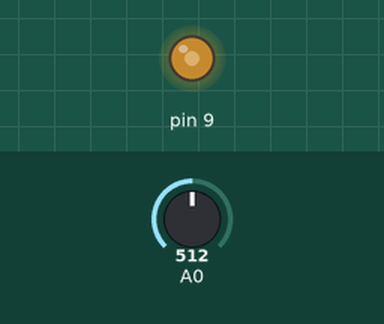
This sketch was run on a simulated Arduino Uno, built with avr-gcc and run on an emulated ATmega328P. Parts: output pins drawn as LEDs (lit = HIGH). The inputs (shaded band) are chosen by the test bench; at power-on: A0 = 512. What the sketch prints to the serial monitor is not drawn.

Above: at 0.1 s.
Timing chart, 0 to 1.6 s (numbered marks = the images above):
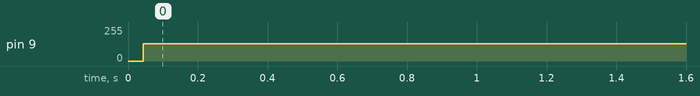

Measured:
- by itself, pin 9: 0/255 → 128/255 at 0.04 s

The sketch:

touche_graph.ino
```cpp
#define steps 128

void setup ()
{
  pinMode (9, OUTPUT);
  TCCR1A = 0;
  TCCR1B = 0;
  TCCR1A |= (1 << COM1A0);   // Toggle OC1A on Compare Match.
  TCCR1B |= (1 << WGM12);    // CTC mode
  Serial.begin(57600);
}

void loop () {
  for (int i = 0; i < steps; i++) {
    TCCR1B &= 0xFE; // turns off timer
    TCNT1 = 0;      // resets timer counter register
    OCR1A = i;      // changes frequency step
    TCCR1B |= 0x01; // turns on timer
    Serial.print(i,DEC);
    Serial.print(" ");
    Serial.println(analogRead(0), DEC);
  }
}
```
